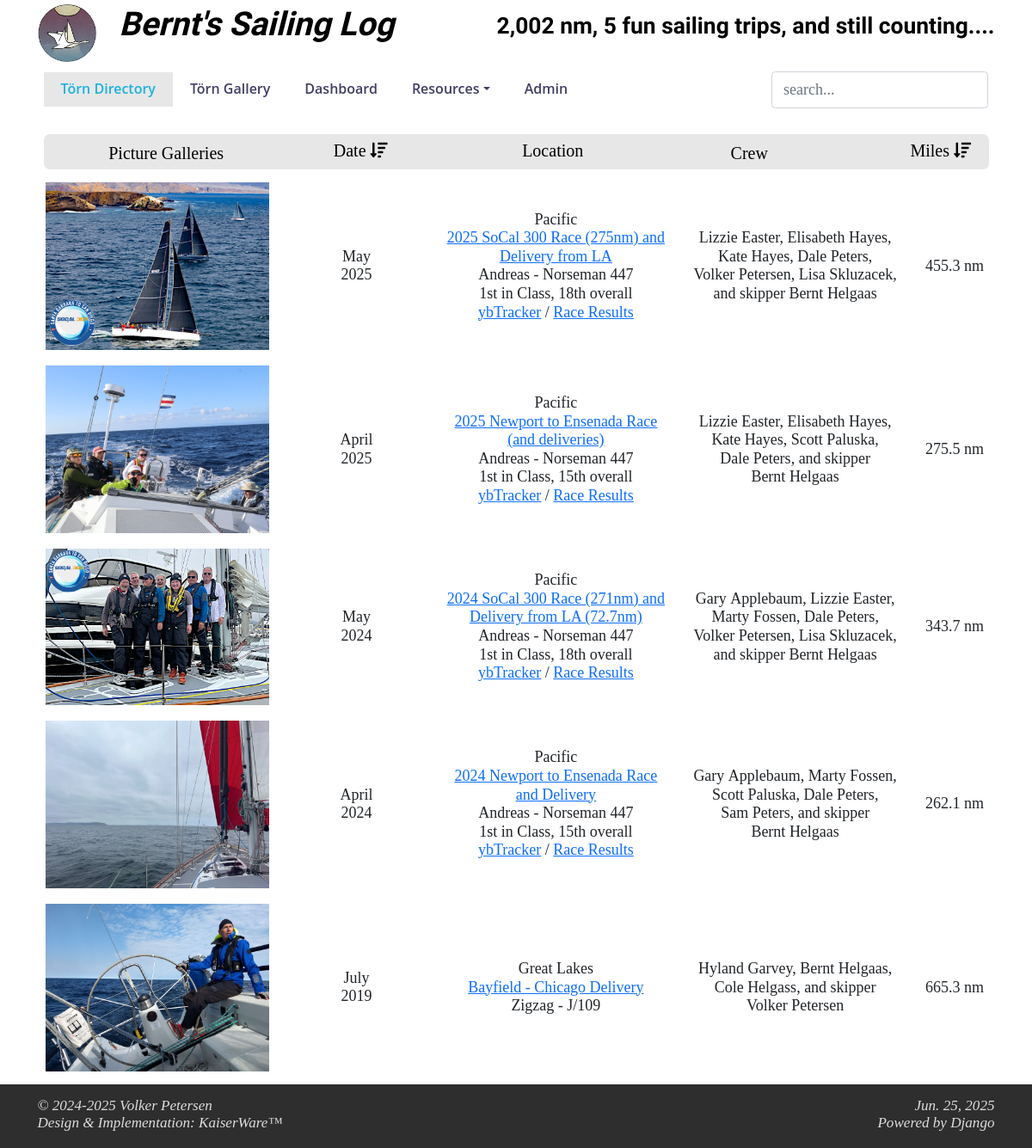
The app's page /, older data.
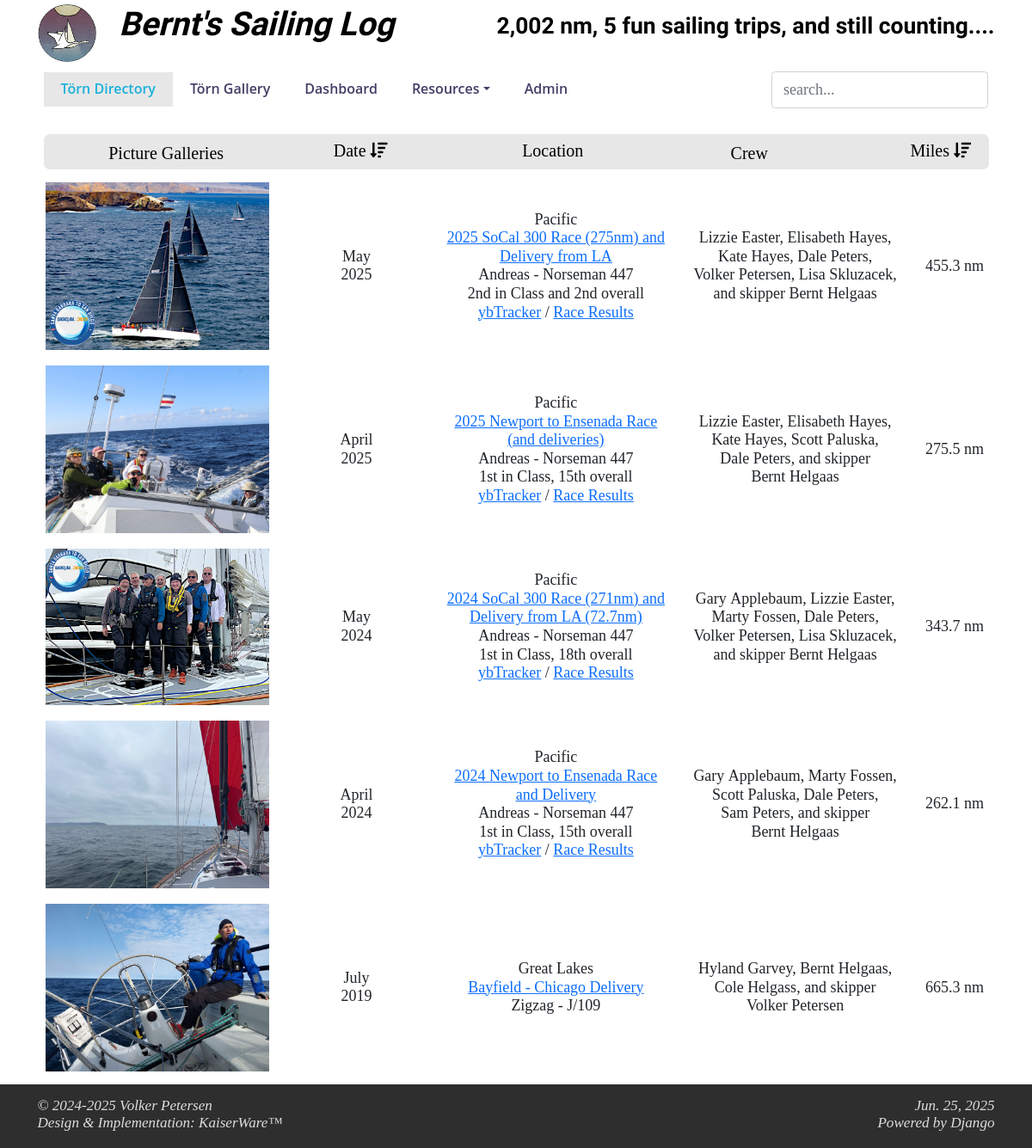
The same page, newer data.
### toerns/models.py (models this page shows, shortened)
class toerndirectory(models.Model):
    geoChoices = (
        ('Atlantic', u'Atlantic'),
        ('Baltic', u'Baltic'),
        ('Caribbean', u'Caribbean'),
        ('Coratia', u'Croatia'),
        ('Great Lakes', u'Great Lakes'),
        ('Pacific', u'Pacific')
    )
    id = models.AutoField(primary_key=True)
    startDate = models.DateField(help_text="date in YYYY-MM-DD format")
    endDate = models.DateField(help_text="date in YYYY-MM-DD format")
    destination = models.CharField(blank=True, null=True, max_length=150)
    georegion = models.CharField(blank=True, null=True, max_length=40, choices=geoChoices,
                                 help_text="Atlantic, Baltic, Caribbean, Croatia, Great Lakes, Pacific")
    maptable = models.CharField(blank=True, null=True, max_length=100,
                                help_text="name of the Google Maps waypoints table")
    boat = models.CharField(blank=True, null=True, max_length=400)
    miles = models.DecimalField(null=True, max_digits=8, decimal_places=2)
    daysAtSea = models.IntegerField()
    skipper = models.ManyToManyField(CrewMembers, blank=True, related_name='skipperToern')
    crew = models.ManyToManyField(CrewMembers, blank=True, related_name='crewToern')
    image = models.CharField(blank=True, null=True, max_length=100)
    picturelink = models.CharField(blank=True, null=True, max_length=200)
    class Meta:
        managed = True
        db_table = "ToernDirectory"
        verbose_name_plural = 'Toern Directory'

### toerns/views.py (the view)
# urls.py: re_path(r"^$", views.index, name="Directory"),
def index(request):
    return render(request, "toerns/index.html",
                  context=fetchContent(request, route="all"))

### toerns/templatetags/custom_filter.py (called while the page is built)
@register.filter(name='multi_replace')
def multi_replace(value, arg):
    replacements = arg.split(',')
    for old, new in zip(replacements[::2], replacements[1::2]):
        value = value.replace(old, new)
    return value

### templates/toerns/index.html (shortened to what the changed rows need)
{% extends "toerns/header.html" %}
{% load static %}
{% load humanize %}
{% load custom_filter %}
{% block content %}
    <div class="container">
		<div class="row">
			<div id="trip_table" class="col-12 table-responsive">
			<table id="toern_table" class="table table-hover borderless searchless no-footer display wrap" cellspacing="0">
			<tbody class="bodytext">
			{% for trip in trips %}
				{% with
					destination=trip.georegion|add:"<br /><a href='plotRoute/"|add:trip.maptable|add:"' target='_blank'>"|add:trip.destination|add:"</a>"
					yacht=trip.boat|multi_replace:"linefeed,<br>,openLink,<a,closeLink,</a>,pdf/,../static/pdf/,&#34;,'"
					img_caption=trip.destination
					img_error=" onerror='imgErrorTripPicture(this)' />"
				%}
				{% if is_mobile %}
				<tr class="bodytext">
					<td class="container responsive">
						<div class="row row-padding">
							<div class="col-12 no-padding">
								{% if trip.picturelink %}
									{% with
										picture1="<a href='"|add:trip.picturelink|add:"' target='_blank'><img class='img-fluid'"
										picture2=" border='0px' src='static/"|add:trip.image|add:"' title='Click here for all trip images!' alt='"|add:img_caption|add:"'"|add:img_error|add:"</a>"
									%}
									{{ picture1|safe }}{{ picture2|safe }}
									{% endwith %}
								{% else %}
									{% with
										picture1="<img class='img-fluid'"
										picture2=" border='0px' src='static/"|add:trip.image|add:"' title='Click here for all trip images!' alt='"|add:img_caption|add:"'"|add:img_error
									%}
									{{ picture1|safe }}{{ picture2|safe }}
									{% endwith %}
								{% endif %}
							</div>
						</div>
						<div class="row row-padding">
							<div class="col-2 no-padding">When:</div>
							<div class="col-10 no-padding">
								{{ trip.startDate|date:"F" }}&nbsp;{{ trip.startDate|date:"Y" }}
							</div>
						</div>
						<div class="row row-padding">
							<div class="col-2 no-padding">Where:</div>
							<div class="col-10 no-padding">
								{{ destination|safe }}<br />{{ yacht|safe }}
							</div>
						</div>
						<div class="row row-padding">
							<div class="col-2 no-padding">Who:</div>
							<div class="col-10 no-padding">
								{% for crew in trip.crew.all|dictsort:"lastName" %}
									{{ crew.firstName }}&nbsp;{{ crew.lastName }},
								{% endfor %}
								{% for skipper in trip.skipper.all %}
									and skipper {{ skipper.firstName }}&nbsp;{{ skipper.lastName }}
								{% endfor %}
							</div>
						</div>
						<div class="row row-padding">
							<div class="col-2 no-padding">Miles:</div>
							<div id="miles" class="col-10 no-padding">
								{{ trip.miles|floatformat:1|intcomma }} nm
							</div>
						</div>
						<div class="row row-padding">
							<div class="col-12 no-padding hr-rule"></div>
						</div>
					</td>
				</tr>
				{% else %}
				<tr class="bodytext">
					<td class="text-center col-3 align-middle">
						{% if trip.picturelink %}
							{% with
								picture1="<a href='"|add:trip.picturelink|add:"' target='_blank'><img class='img-fluid enlarge'"
								picture2=" border='0px' src='static/"|add:trip.image|add:"' title='Click here for all trip images!' alt='"|add:img_caption|add:"'"|add:img_error|add:"</a>"
							%}
							{{ picture1|safe }}{{ picture2|safe }}
							{% endwith %}
						{% endif %}
					</td>
					<td class="text-center col-2 align-middle">
						{{ trip.startDate|date:"F" }}<br>{{ trip.startDate|date:"Y" }}
					</td>
					<td class="text-center col-3 align-middle">
						{{ destination|safe }}<br />{{ yacht|safe }}
					</td>
					<td class="text-center col-3 align-middle">
						{% for crew in trip.crew.all|dictsort:"lastName" %}
							{{ crew.firstName }}&nbsp;{{ crew.lastName }},
						{% endfor %}
						{% for skipper in trip.skipper.all %}
							and skipper {{ skipper.firstName }}&nbsp;{{ skipper.lastName }}
						{% endfor %}
					</td>
					<td class="text-center col-1 align-middle" id="miles">
						{{ trip.miles|floatformat:1|intcomma }} nm
					</td>
				</tr>
				{% endif %}
			{% endwith %}
			{% endfor %}
			</tbody>
			</table>
			</div>
		</div>
    </div>
{% endblock %}

Row changes from the older to the newer data that the page shows:
changed toerndirectory "Pacific 2025 SoCal 300 Race (275nm) and Delivery from LA": yacht "Andreas - Norseman 447 1st in Class, 18th overall ybTracker / Race Results" → "Andreas - Norseman 447 2nd in Class and 2nd overall ybTracker / Race Results"
